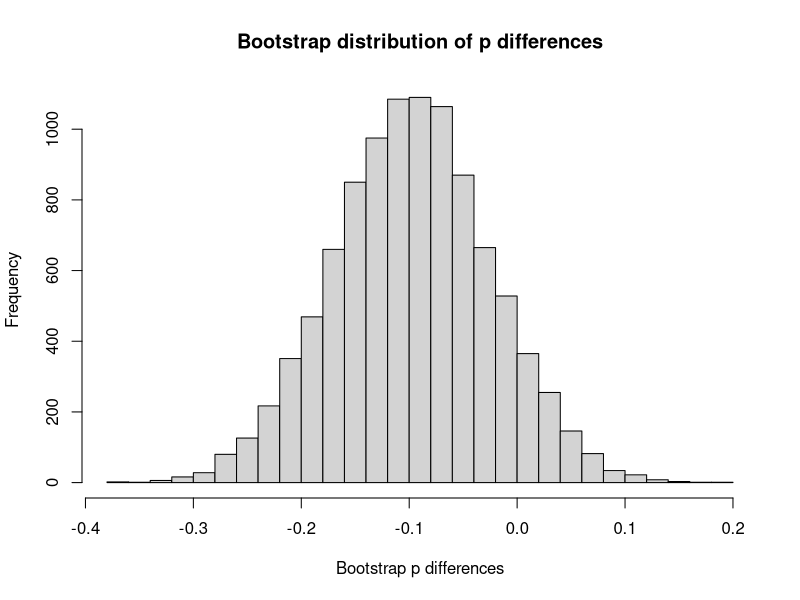

Write R code to recreate this figure.
## ---- chunk 1
pittsburgh <- rep(c('seatbelt', 'none'), c(36, 36))
n_pitts <- length(pittsburgh)
chicago <- rep(c('seatbelt', 'none'), c(77, 52))
n_chicago <- length(chicago)

n_trials <- 10000
results <- numeric(n_trials)

for (i in 1:n_trials) {
    fake_pitts <- sample(pittsburgh, size=n_pitts, replace=TRUE)
    fake_chicago <- sample(chicago, size=n_chicago, replace=TRUE)
    fake_p_pitts <- sum(fake_pitts == 'seatbelt') / n_pitts
    fake_p_chicago <- sum(fake_chicago == 'seatbelt') / n_chicago
    fake_p_diff <- fake_p_pitts - fake_p_chicago
    results[i] <- fake_p_diff
}

hist(results, breaks=25,
    main='Bootstrap distribution of p differences',
    xlab='Bootstrap p differences')

p_limits <- quantile(results, c(0.025, 0.975))
rounded <- round(p_limits, 3)
message('95% percent limits for p differences: ', rounded[1], ' ', rounded[2])
